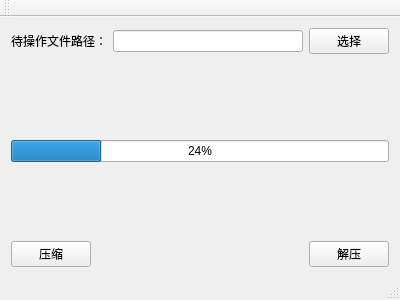
<?xml version="1.0" encoding="UTF-8"?>
<ui version="4.0">
 <class>MainWindow</class>
 <widget class="QMainWindow" name="MainWindow">
  <property name="geometry">
   <rect>
    <x>0</x>
    <y>0</y>
    <width>400</width>
    <height>300</height>
   </rect>
  </property>
  <property name="windowTitle">
   <string>MainWindow</string>
  </property>
  <widget class="QWidget" name="centralWidget">
   <layout class="QGridLayout" name="gridLayout">
    <item row="0" column="0">
     <layout class="QHBoxLayout" name="horizontalLayout">
      <item>
       <widget class="QLabel" name="label">
        <property name="text">
         <string>待操作文件路径：</string>
        </property>
       </widget>
      </item>
      <item>
       <widget class="QLineEdit" name="lineEdit">
        <property name="readOnly">
         <bool>true</bool>
        </property>
       </widget>
      </item>
      <item>
       <widget class="QPushButton" name="pushButton_open">
        <property name="text">
         <string>选择</string>
        </property>
       </widget>
      </item>
     </layout>
    </item>
    <item row="1" column="0">
     <spacer name="verticalSpacer_3">
      <property name="orientation">
       <enum>Qt::Vertical</enum>
      </property>
      <property name="sizeHint" stdset="0">
       <size>
        <width>20</width>
        <height>84</height>
       </size>
      </property>
     </spacer>
    </item>
    <item row="2" column="0">
     <widget class="QProgressBar" name="progressBar">
      <property name="value">
       <number>24</number>
      </property>
     </widget>
    </item>
    <item row="3" column="0">
     <spacer name="verticalSpacer_2">
      <property name="orientation">
       <enum>Qt::Vertical</enum>
      </property>
      <property name="sizeHint" stdset="0">
       <size>
        <width>20</width>
        <height>76</height>
       </size>
      </property>
     </spacer>
    </item>
    <item row="4" column="0">
     <layout class="QHBoxLayout" name="horizontalLayout_2">
      <item>
       <widget class="QPushButton" name="pushButton_compression">
        <property name="text">
         <string>压缩</string>
        </property>
       </widget>
      </item>
      <item>
       <spacer name="horizontalSpacer">
        <property name="orientation">
         <enum>Qt::Horizontal</enum>
        </property>
        <property name="sizeHint" stdset="0">
         <size>
          <width>105</width>
          <height>20</height>
         </size>
        </property>
       </spacer>
      </item>
      <item>
       <widget class="QPushButton" name="pushButton_decompression">
        <property name="text">
         <string>解压</string>
        </property>
       </widget>
      </item>
     </layout>
    </item>
   </layout>
  </widget>
  <widget class="QMenuBar" name="menuBar">
   <property name="geometry">
    <rect>
     <x>0</x>
     <y>0</y>
     <width>400</width>
     <height>17</height>
    </rect>
   </property>
  </widget>
  <widget class="QToolBar" name="mainToolBar">
   <attribute name="toolBarArea">
    <enum>TopToolBarArea</enum>
   </attribute>
   <attribute name="toolBarBreak">
    <bool>false</bool>
   </attribute>
  </widget>
  <widget class="QStatusBar" name="statusBar"/>
 </widget>
 <layoutdefault spacing="6" margin="11"/>
 <resources/>
 <connections/>
</ui>
